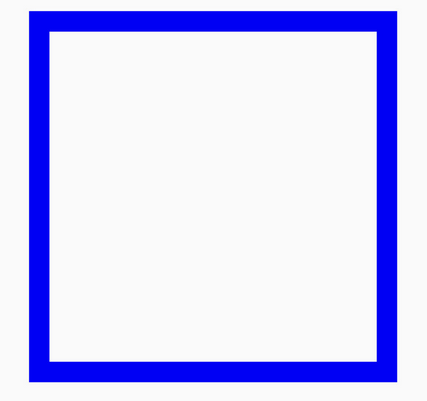
#> input picture image2/blusquare.png, 427 x 401 px, found by its file name
$ python color.py
#> lines starting #> are read from the running program, lines starting #| are printed output that depends on the picture; after the words box and inside, x2 and y2 are one past the last pixel; in counts of white or black regions, pixels touching at a corner belong together
#> further down, img is the input picture: shape (401, 427, 3); mean B, G, R 248.9, 208.3, 208.3
import cv2 as cv
import numpy as np
import matplotlib.pyplot as plt

class VisionDetector:
    def __init__(self):
        self.area = 0

    def detect_shapes(self,img):
        shapes=set()
        gray=cv.cvtColor(img,cv.COLOR_BGR2GRAY)
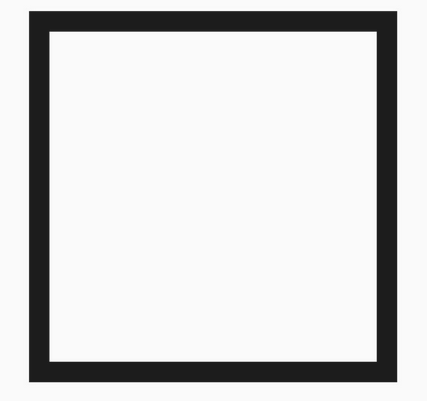
#> gray: shape (401, 427); min 27, max 255, mean 213

        canny=cv.Canny(gray,125,175)
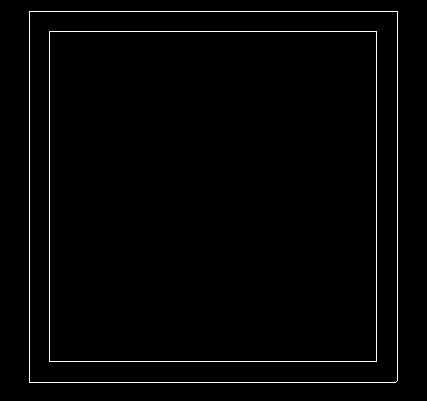
#> canny: shape (401, 427); 1.6% white in thin lines or dots, all inside (x1, y1, x2, y2) = (29, 11, 398, 383)
        contours,hiearchies=cv.findContours(canny,cv.RETR_LIST,cv.CHAIN_APPROX_SIMPLE)
#> contours = 4 contours; box (x1, y1, x2, y2) and area: (29, 11, 398, 383) 136526, (29, 11, 398, 383) 136524, (49, 31, 377, 362) 107910, (49, 31, 377, 362) 107908; hiearchies = [[1, -1, -1, -1], [2, 0, -1, -1], [3, 1, -1, -1], [-1, 2, -1, -1]]
        #cv.imshow('c',canny)
        for contour in contours:
            approx=cv.approxPolyDP(contour,0.02*cv.arcLength(contour,True),True)
            cv.drawContours(img, approx, -1, (0,255,0), 3)
            cv.imshow("kys", img)
            if len(approx) == 3:
                shapes.add(("Triangle"))
            elif len(approx) == 4:
                shapes.add(("Square"))
            elif len(approx) > 5:
                shapes.add(("Circle"))


            return shapes
#> this loop made 1 pass
#> approx on pass 1: [[50, 31], [376, 32], [375, 361], [49, 360]]
#> after the loop, shapes = 1 item
#| Shapes detected are: {'Square'}

    def detect_color(self,img):
        hsv=cv.cvtColor(img,cv.COLOR_BGR2HSV)
#> hsv: shape (401, 427, 3); mean H, S, V 25.7, 42.7, 249
        lower_blue=np.array([110,50,50])
        upper_blue=np.array([130,255,255])
        mask=cv.inRange(hsv,lower_blue,upper_blue)
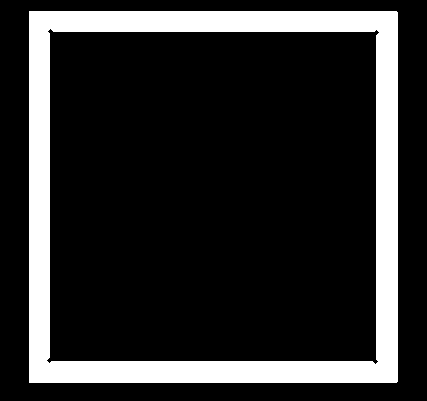
#> mask: shape (401, 427); 17.5% white; 1 white region, box (x1, y1, x2, y2) and area: (29, 11, 398, 383) 29972

        result=cv.bitwise_and(img,img,mask=mask)
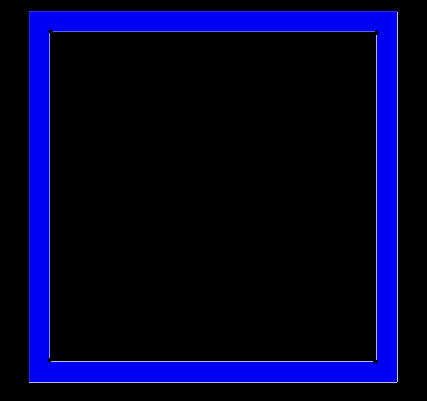
#> result: shape (401, 427, 3); mean B, G, R 42.7, 2.1, 2.2
        ##print(mask , "mask ")
        c , h = cv.findContours(mask,cv.RETR_EXTERNAL, cv.CHAIN_APPROX_SIMPLE)
#> c = 1 item; h = [[-1, -1, -1, -1]]
        for cs in c:
            self.area = cv.contourArea(cs)
#> this loop made 1 pass
#> self.area on pass 1: 136527

        if(self.area > 3):
          cv.imshow("blue color detected",np.hstack([img,result]))
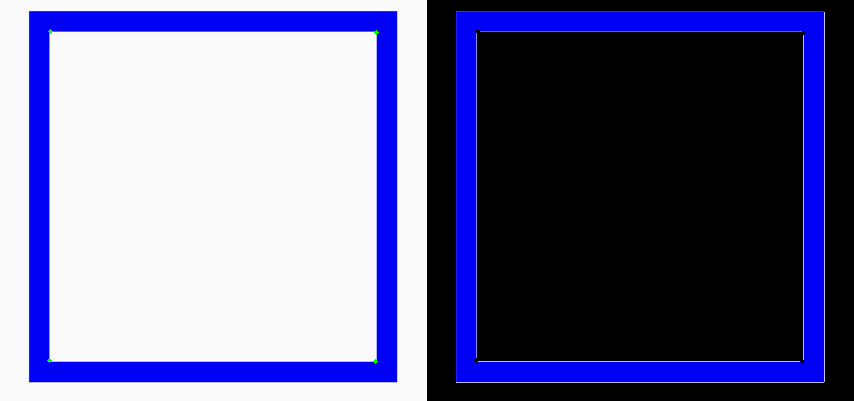
#> window 'blue color detected': shape (401, 854, 3); mean B, G, R 145.7, 105.2, 105.2
        else:
            print("not color vlue")


        return result
detector=VisionDetector()
img=cv.imread('/home/kiara/Downloads/image2/image2/blusquare.png')
shapes=detector.detect_shapes(img)
print ('Shapes detected are:' , shapes)
result=detector.detect_color(img)

##print (result, "SHAPES")
cv.waitKey(0)
